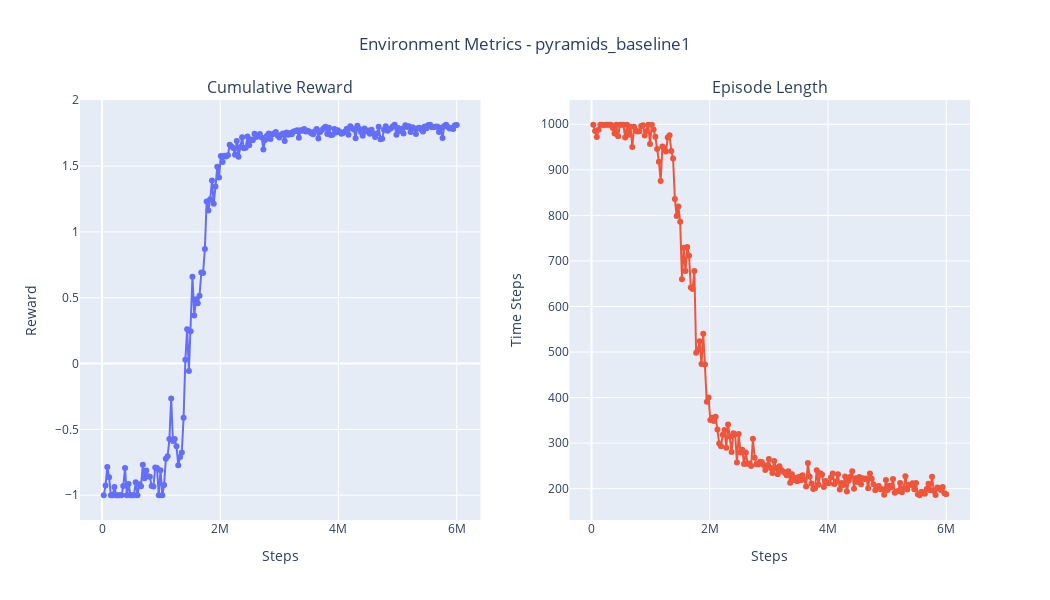
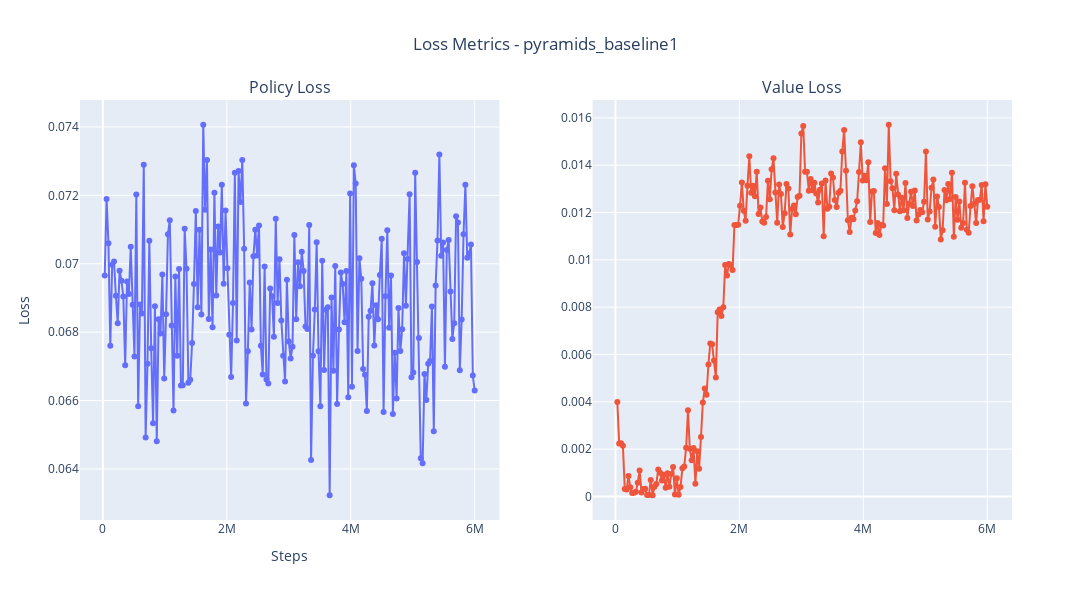

The notebook cell these images were saved under, in order:
### Code cell
pyramidbaselinedemoconfig,pyramidbaselinedemoresults = pyramids_results(mpath='/home/carolyn/results/',
                                                                          experimentname='pyramids_baseline1')

print('\nPyramids Baseline Configuration\n')
display(pyramidbaselinedemoconfig)
print('\nPyramids Baseline Results\n')
display(pyramidbaselinedemoresults)

### Figure 1 — Plotly figure (JSON) as saved in the notebook; plotly's stock layout.template omitted (floating-point values rounded to 4 significant figures; data arrays with more than 128 entries replaced by an {"elided": "..."} marker saying what was removed)
{"data": [{"mode": "lines+markers", "name": "Reward", "type": "scatter", "x": {"elided": "200 int values"}, "xaxis": "x", "y": {"elided": "200 float values"}, "yaxis": "y"}, {"mode": "lines+markers", "name": "Episode Length", "type": "scatter", "x": {"elided": "200 int values"}, "xaxis": "x2", "y": {"elided": "200 float values"}, "yaxis": "y2"}], "layout": {"annotations": [{"font": {"size": 16}, "showarrow": false, "text": "Cumulative Reward", "x": 0.225, "xanchor": "center", "xref": "paper", "y": 1, "yanchor": "bottom", "yref": "paper"}, {"font": {"size": 16}, "showarrow": false, "text": "Episode Length", "x": 0.775, "xanchor": "center", "xref": "paper", "y": 1, "yanchor": "bottom", "yref": "paper"}], "height": 600, "showlegend": false, "title": {"text": "Environment Metrics - pyramids_baseline1", "x": 0.5}, "width": 1050, "xaxis": {"anchor": "y", "domain": [0, 0.45], "title": {"text": "Steps"}}, "xaxis2": {"anchor": "y2", "domain": [0.55, 1], "title": {"text": "Steps"}}, "yaxis": {"anchor": "x", "domain": [0, 1], "title": {"text": "Reward"}}, "yaxis2": {"anchor": "x2", "domain": [0, 1], "title": {"text": "Time Steps"}}}}

### Figure 2 — Plotly figure (JSON) as saved in the notebook; plotly's stock layout.template omitted (floating-point values rounded to 4 significant figures; data arrays with more than 128 entries replaced by an {"elided": "..."} marker saying what was removed)
{"data": [{"mode": "lines+markers", "name": "Policy Loss", "type": "scatter", "x": {"elided": "200 int values"}, "xaxis": "x", "y": {"elided": "200 float values"}, "yaxis": "y"}, {"mode": "lines+markers", "name": "Value Loss", "type": "scatter", "x": {"elided": "200 int values"}, "xaxis": "x2", "y": {"elided": "200 float values"}, "yaxis": "y2"}], "layout": {"annotations": [{"font": {"size": 16}, "showarrow": false, "text": "Policy Loss", "x": 0.225, "xanchor": "center", "xref": "paper", "y": 1, "yanchor": "bottom", "yref": "paper"}, {"font": {"size": 16}, "showarrow": false, "text": "Value Loss", "x": 0.775, "xanchor": "center", "xref": "paper", "y": 1, "yanchor": "bottom", "yref": "paper"}], "height": 600, "showlegend": false, "title": {"text": "Loss Metrics - pyramids_baseline1", "x": 0.5}, "width": 1100, "xaxis": {"anchor": "y", "domain": [0, 0.45], "title": {"text": "Steps"}}, "xaxis2": {"anchor": "y2", "domain": [0.55, 1]}, "yaxis": {"anchor": "x", "domain": [0, 1], "title": {"text": "Loss"}}, "yaxis2": {"anchor": "x2", "domain": [0, 1]}}}
